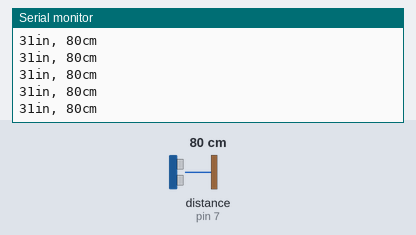
This sketch was run on a simulated Arduino Uno, built with avr-gcc and run on an emulated ATmega328P. Parts: the last lines printed to the serial monitor. Wiring (inferred from the names in the program): ultrasonic range finder: trigger pin 6; echo pin 7. The test bench sets the inputs (shaded band); at power-on: distance to the obstacle (sensor on pin 7) 80 cm. The echo pulse lasts 58.3 µs per cm.

Above: at 1.2 s.
1.3 s: distance to the obstacle (sensor on pin 7) set to 2 cm
At 1.38 s:
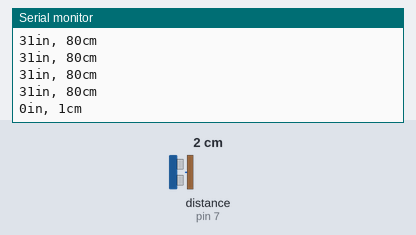
4.3 s: distance to the obstacle (sensor on pin 7) set to 4 cm
At 4.3 s:
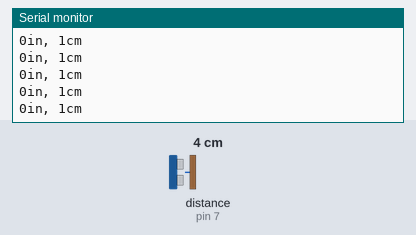
5.8 s: distance to the obstacle (sensor on pin 7) set to 35 cm
At 5.82 s:
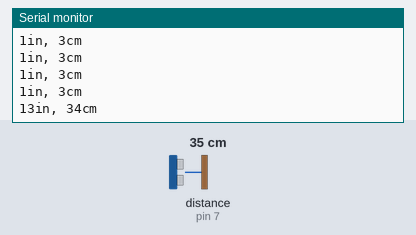
Timing chart, 0 to 8.8 s (numbered marks = the images above; inputs shaded):
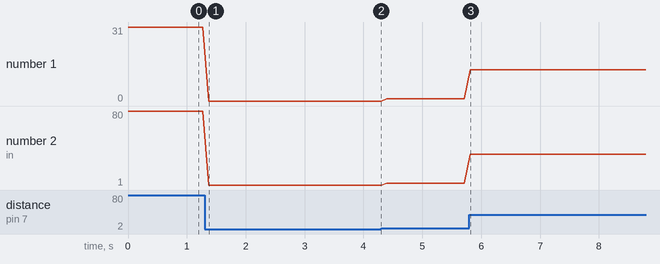

Measured:
- after the input at 1.3 s, the serial monitor: prints a new line after 0.07 s (image 1)
- after the input at 5.8 s, the serial monitor: prints a new line at once (image 3)
- plotted number 1: 31 → 0 after the input at 1.3 s, 1 → 13 after the input at 5.8 s
- plotted number 2: 80 → 1 after the input at 1.3 s, 1 → 3 after the input at 4.3 s, 3 → 34 after the input at 5.8 s

The sketch:

sketch_may27a.ino
```cpp
const int pingPin = 6; // Trigger Pin of Ultrasonic Sensor
const int echoPin = 7; // Echo Pin of Ultrasonic Sensor
#include <Servo.h>

void setup() {
   Serial.begin(9600); // Starting Serial Terminal

}

void loop() {
   long duration, inches, cm;


   pinMode(pingPin, OUTPUT);
   digitalWrite(pingPin, LOW);
   delayMicroseconds(2);
   digitalWrite(pingPin, HIGH);
   delayMicroseconds(10);
   digitalWrite(pingPin, LOW);
   pinMode(echoPin, INPUT);
   duration = pulseIn(echoPin, HIGH);
   inches = microsecondsToInches(duration);
   cm = microsecondsToCentimeters(duration);
   Serial.print(inches);
   Serial.print("in, ");
   Serial.print(cm);
   Serial.print("cm");
   Serial.println();
   delay(100);
}

long microsecondsToInches(long microseconds) {
   return microseconds / 74 / 2;
}

long microsecondsToCentimeters(long microseconds) {
   return microseconds / 29 / 2;
}

void walk(Servo l_ankle, Servo r_ankle, Servo l_hip, Servo r_hip){
  l_ankle.write(180);
  delay(1000);
  delay(500);
  l_ankle.write(90);
  delay(500);

  r_ankle.write(180);
  delay(500);
  delay(500);
  r_ankle.write(90);


}
```
